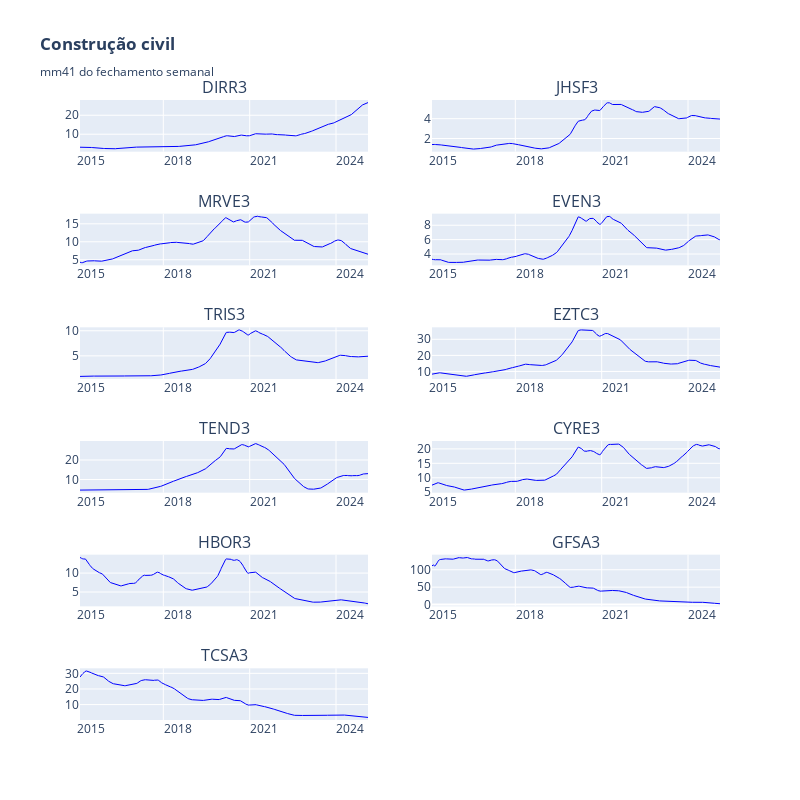

Here is the notebook cell this chart was saved with:
### Code cell
# grafico
height=800
width=800

mma = 41

fig = make_subplots(
    rows=math.ceil(len(tickers)/2), cols=2, shared_xaxes=False, 
    subplot_titles=[ticker.replace(".SA", "") for ticker in tickers],  # Remove ".SA"
    vertical_spacing=0.1
)

for i, ticker in enumerate(tickers):
    df = data_dict[ticker]  # Reutiliza os dados já baixados
    avg = df.Close.rolling(window=mma, min_periods=1).mean()
    
    row = (i // 2) + 1
    col = (i % 2) + 1

    # fig.add_trace(go.Candlestick(
    #     x=df.index, open=df.Open, high=df.High, low=df.Low, close=df.Close,
    #     name=ticker, showlegend=False), row=row, col=col)

    fig.add_trace(go.Scatter(
        x=df.index, y=avg, mode='lines',
        line=dict(color='blue', width=1),
        name="Média", showlegend=False), row=row, col=col)

fig.update_layout(title_text=f"<b>Construção civil</b><br><sub>mm{mma} do fechamento semanal</sub>",
                  height= height, width=width)
fig.update_xaxes(rangeslider_visible=False,
    tickformat="%Y",  # Mostrar apenas o ano
    dtick="M36",  # Intervalo de meses entre os ticks
    ticklabelmode="period"  # Coloca o rótulo no início do período)
)
fig.show()

### Figure 1 — Plotly figure (JSON) as saved in the notebook; plotly's stock layout.template omitted (floating-point values rounded to 4 significant figures; data arrays with more than 128 entries replaced by an {"elided": "..."} marker saying what was removed)
{"data": [{"line": {"color": "blue", "width": 1}, "mode": "lines", "name": "Média", "showlegend": false, "type": "scatter", "x": {"elided": "523 str values"}, "xaxis": "x", "y": {"elided": "523 float values"}, "yaxis": "y"}, {"line": {"color": "blue", "width": 1}, "mode": "lines", "name": "Média", "showlegend": false, "type": "scatter", "x": {"elided": "523 str values"}, "xaxis": "x2", "y": {"elided": "523 float values"}, "yaxis": "y2"}, {"line": {"color": "blue", "width": 1}, "mode": "lines", "name": "Média", "showlegend": false, "type": "scatter", "x": {"elided": "523 str values"}, "xaxis": "x3", "y": {"elided": "523 float values"}, "yaxis": "y3"}, {"line": {"color": "blue", "width": 1}, "mode": "lines", "name": "Média", "showlegend": false, "type": "scatter", "x": {"elided": "523 str values"}, "xaxis": "x4", "y": {"elided": "523 float values"}, "yaxis": "y4"}, {"line": {"color": "blue", "width": 1}, "mode": "lines", "name": "Média", "showlegend": false, "type": "scatter", "x": {"elided": "523 str values"}, "xaxis": "x5", "y": {"elided": "523 float values"}, "yaxis": "y5"}, {"line": {"color": "blue", "width": 1}, "mode": "lines", "name": "Média", "showlegend": false, "type": "scatter", "x": {"elided": "523 str values"}, "xaxis": "x6", "y": {"elided": "523 float values"}, "yaxis": "y6"}, {"line": {"color": "blue", "width": 1}, "mode": "lines", "name": "Média", "showlegend": false, "type": "scatter", "x": {"elided": "523 str values"}, "xaxis": "x7", "y": {"elided": "523 float values"}, "yaxis": "y7"}, {"line": {"color": "blue", "width": 1}, "mode": "lines", "name": "Média", "showlegend": false, "type": "scatter", "x": {"elided": "523 str values"}, "xaxis": "x8", "y": {"elided": "523 float values"}, "yaxis": "y8"}, {"line": {"color": "blue", "width": 1}, "mode": "lines", "name": "Média", "showlegend": false, "type": "scatter", "x": {"elided": "523 str values"}, "xaxis": "x9", "y": {"elided": "523 float values"}, "yaxis": "y9"}, {"line": {"color": "blue", "width": 1}, "mode": "lines", "name": "Média", "showlegend": false, "type": "scatter", "x": {"elided": "523 str values"}, "xaxis": "x10", "y": {"elided": "523 float values"}, "yaxis": "y10"}, {"line": {"color": "blue", "width": 1}, "mode": "lines", "name": "Média", "showlegend": false, "type": "scatter", "x": {"elided": "523 str values"}, "xaxis": "x11", "y": {"elided": "523 float values"}, "yaxis": "y11"}], "layout": {"annotations": [{"font": {"size": 16}, "showarrow": false, "text": "DIRR3", "x": 0.225, "xanchor": "center", "xref": "paper", "y": 1, "yanchor": "bottom", "yref": "paper"}, {"font": {"size": 16}, "showarrow": false, "text": "JHSF3", "x": 0.775, "xanchor": "center", "xref": "paper", "y": 1, "yanchor": "bottom", "yref": "paper"}, {"font": {"size": 16}, "showarrow": false, "text": "MRVE3", "x": 0.225, "xanchor": "center", "xref": "paper", "y": 0.8167, "yanchor": "bottom", "yref": "paper"}, {"font": {"size": 16}, "showarrow": false, "text": "EVEN3", "x": 0.775, "xanchor": "center", "xref": "paper", "y": 0.8167, "yanchor": "bottom", "yref": "paper"}, {"font": {"size": 16}, "showarrow": false, "text": "TRIS3", "x": 0.225, "xanchor": "center", "xref": "paper", "y": 0.6333, "yanchor": "bottom", "yref": "paper"}, {"font": {"size": 16}, "showarrow": false, "text": "EZTC3", "x": 0.775, "xanchor": "center", "xref": "paper", "y": 0.6333, "yanchor": "bottom", "yref": "paper"}, {"font": {"size": 16}, "showarrow": false, "text": "TEND3", "x": 0.225, "xanchor": "center", "xref": "paper", "y": 0.45, "yanchor": "bottom", "yref": "paper"}, {"font": {"size": 16}, "showarrow": false, "text": "CYRE3", "x": 0.775, "xanchor": "center", "xref": "paper", "y": 0.45, "yanchor": "bottom", "yref": "paper"}, {"font": {"size": 16}, "showarrow": false, "text": "HBOR3", "x": 0.225, "xanchor": "center", "xref": "paper", "y": 0.2667, "yanchor": "bottom", "yref": "paper"}, {"font": {"size": 16}, "showarrow": false, "text": "GFSA3", "x": 0.775, "xanchor": "center", "xref": "paper", "y": 0.2667, "yanchor": "bottom", "yref": "paper"}, {"font": {"size": 16}, "showarrow": false, "text": "TCSA3", "x": 0.225, "xanchor": "center", "xref": "paper", "y": 0.08333, "yanchor": "bottom", "yref": "paper"}], "height": 800, "title": {"text": "<b>Construção civil</b><br><sub>mm41 do fechamento semanal</sub>"}, "width": 800, "xaxis": {"anchor": "y", "domain": [0, 0.45], "dtick": "M36", "rangeslider": {"visible": false}, "tickformat": "%Y", "ticklabelmode": "period"}, "xaxis10": {"anchor": "y10", "domain": [0.55, 1], "dtick": "M36", "rangeslider": {"visible": false}, "tickformat": "%Y", "ticklabelmode": "period"}, "xaxis11": {"anchor": "y11", "domain": [0, 0.45], "dtick": "M36", "rangeslider": {"visible": false}, "tickformat": "%Y", "ticklabelmode": "period"}, "xaxis12": {"anchor": "y12", "domain": [0.55, 1], "dtick": "M36", "rangeslider": {"visible": false}, "tickformat": "%Y", "ticklabelmode": "period"}, "xaxis2": {"anchor": "y2", "domain": [0.55, 1], "dtick": "M36", "rangeslider": {"visible": false}, "tickformat": "%Y", "ticklabelmode": "period"}, "xaxis3": {"anchor": "y3", "domain": [0, 0.45], "dtick": "M36", "rangeslider": {"visible": false}, "tickformat": "%Y", "ticklabelmode": "period"}, "xaxis4": {"anchor": "y4", "domain": [0.55, 1], "dtick": "M36", "rangeslider": {"visible": false}, "tickformat": "%Y", "ticklabelmode": "period"}, "xaxis5": {"anchor": "y5", "domain": [0, 0.45], "dtick": "M36", "rangeslider": {"visible": false}, "tickformat": "%Y", "ticklabelmode": "period"}, "xaxis6": {"anchor": "y6", "domain": [0.55, 1], "dtick": "M36", "rangeslider": {"visible": false}, "tickformat": "%Y", "ticklabelmode": "period"}, "xaxis7": {"anchor": "y7", "domain": [0, 0.45], "dtick": "M36", "rangeslider": {"visible": false}, "tickformat": "%Y", "ticklabelmode": "period"}, "xaxis8": {"anchor": "y8", "domain": [0.55, 1], "dtick": "M36", "rangeslider": {"visible": false}, "tickformat": "%Y", "ticklabelmode": "period"}, "xaxis9": {"anchor": "y9", "domain": [0, 0.45], "dtick": "M36", "rangeslider": {"visible": false}, "tickformat": "%Y", "ticklabelmode": "period"}, "yaxis": {"anchor": "x", "domain": [0.9167, 1]}, "yaxis10": {"anchor": "x10", "domain": [0.1833, 0.2667]}, "yaxis11": {"anchor": "x11", "domain": [0, 0.08333]}, "yaxis12": {"anchor": "x12", "domain": [0, 0.08333]}, "yaxis2": {"anchor": "x2", "domain": [0.9167, 1]}, "yaxis3": {"anchor": "x3", "domain": [0.7333, 0.8167]}, "yaxis4": {"anchor": "x4", "domain": [0.7333, 0.8167]}, "yaxis5": {"anchor": "x5", "domain": [0.55, 0.6333]}, "yaxis6": {"anchor": "x6", "domain": [0.55, 0.6333]}, "yaxis7": {"anchor": "x7", "domain": [0.3667, 0.45]}, "yaxis8": {"anchor": "x8", "domain": [0.3667, 0.45]}, "yaxis9": {"anchor": "x9", "domain": [0.1833, 0.2667]}}}
